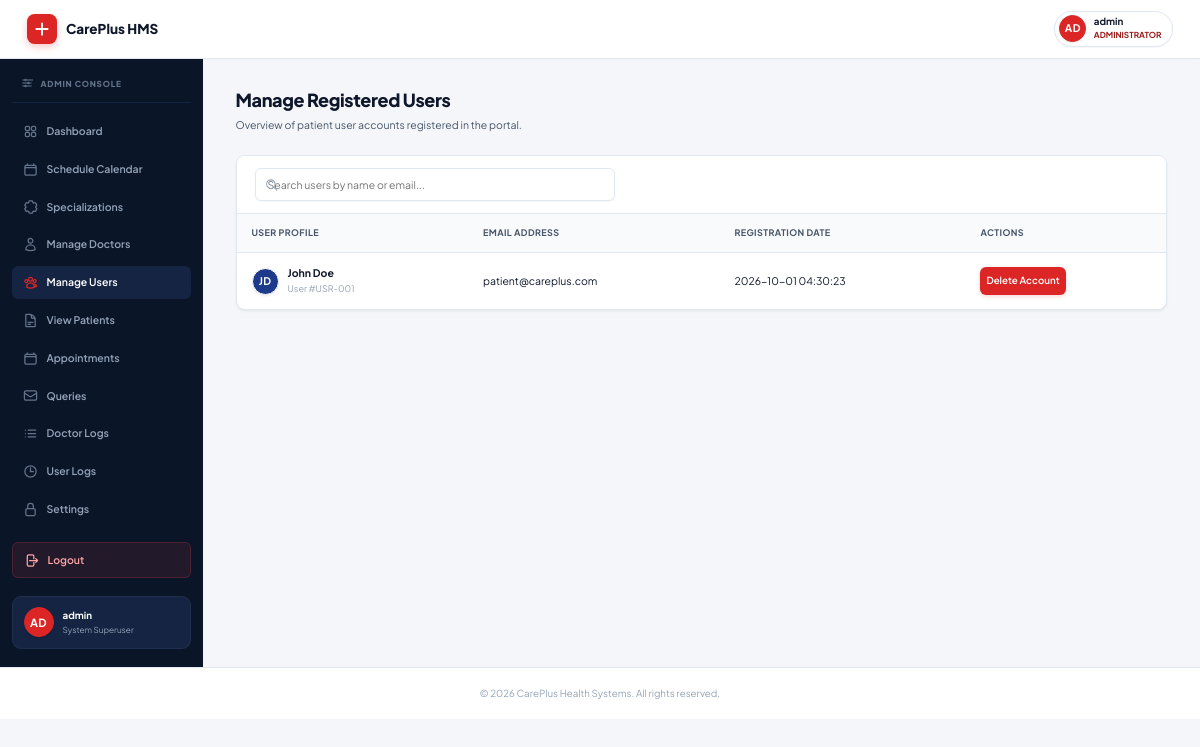
/admin/manage-user.php (signed in), run on the app's committed database.
### tables this page shows
CREATE TABLE IF NOT EXISTS `users` (
  `id` INT AUTO_INCREMENT PRIMARY KEY,
  `fullname` VARCHAR(255) NOT NULL,
  `email` VARCHAR(255) NOT NULL UNIQUE,
  `password` VARCHAR(255) NOT NULL,
  `reg_date` TIMESTAMP DEFAULT CURRENT_TIMESTAMP
);

### admin/manage-user.php (the view, shortened to what this page needs)
<?php
include('../config/db.php');
$users = mysqli_query($conn, "SELECT * FROM users ORDER BY id DESC");
include('../includes/header.php');
include('../includes/admin_sidebar.php');
?>
<main class="content-area">
    <div class="page-title-bar">
        <div>
            <h2>Manage Registered Users</h2>
            <p>Overview of patient user accounts registered in the portal.</p>
        </div>
    </div>
    <div class="table-responsive">
        <div class="search-bar-wrapper">
            <div class="search-input-wrap">
                <input type="text" id="userSearch" class="table-search-input" placeholder="Search users by name or email..." data-table-body="table tbody" data-count="userCount">
            </div>
        </div>
        <table>
            <thead>
                <tr>
                    <th>User Profile</th>
                    <th>Email Address</th>
                    <th>Registration Date</th>
                    <th>Actions</th>
                </tr>
            </thead>
            <tbody>
                <?php
                if(mysqli_num_rows($users) > 0) {
                    while($u = mysqli_fetch_assoc($users)) {
                ?>
                <tr>
                    <td>
                        <div class="table-user-cell">
                            <?php echo avatar_circle($u['fullname'], 36); ?>
                            <div class="user-meta">
                                <span class="name"><?php echo htmlspecialchars($u['fullname']); ?></span>
                                <span class="subtext">User #USR-<?php echo sprintf('%03d', $u['id']); ?></span>
                            </div>
                        </div>
                    </td>
                    <td><?php echo htmlspecialchars($u['email']); ?></td>
                    <td><?php echo isset($u['reg_date']) ? $u['reg_date'] : 'N/A'; ?></td>
                    <td>
                        <a href="manage-user.php?del=<?php echo $u['id']; ?>" class="danger-btn" onclick="return confirm('Are you sure you want to delete this user account?')">Delete Account</a>
                    </td>
                </tr>
                <?php
                    }
                } else {
                    echo "<tr><td colspan='4' style='text-align:center; padding: 24px; color: var(--text-muted);'>No registered users found.</td></tr>";
                }
                ?>
            </tbody>
        </table>
    </div>
</main>
<?php include('../includes/footer.php'); ?>

### includes/helpers.php (shortened to what this page needs)
<?php
if (!function_exists('avatar_circle')) {
    function avatar_circle($name, $size = 40, $extra_class = '') {
        $name = trim((string) $name);
        $words = preg_split('/\s+/', preg_replace('/^(Dr\.|Mr\.|Mrs\.|Ms\.)\s+/i', '', $name));
        $words = array_values(array_filter($words, fn($w) => $w !== ''));
        $initials = '';
        if (count($words) >= 2) {
            $initials = strtoupper(substr($words[0], 0, 1) . substr($words[count($words) - 1], 0, 1));
        } elseif (count($words) === 1) {
            $initials = strtoupper(substr($words[0], 0, 2));
        } else {
            $initials = '?';
        }
        $palette = [
            '#dc2626',
            '#0f172a',
            '#1e293b',
            '#991b1b',
            '#1e3a8a',
            '#b91c1c',
            '#334155',
        ];
        $hash = 0;
        foreach (str_split($name) as $ch) {
            $hash = (($hash << 5) - $hash) + ord($ch);
            $hash = $hash & 0xFFFFFFFF;
        }
        $color = $palette[abs($hash) % count($palette)];
        $font_size = max(11, round($size * 0.38));
        $safe_name = htmlspecialchars($name, ENT_QUOTES);
        $safe_initials = htmlspecialchars($initials, ENT_QUOTES);
        return sprintf(
            '<span class="avatar-circle %s" title="%s" style="width:%dpx;height:%dpx;min-width:%dpx;font-size:%dpx;background:%s;">%s</span>',
            htmlspecialchars($extra_class, ENT_QUOTES),
            $safe_name,
            $size,
            $size,
            $size,
            $font_size,
            $color,
            $safe_initials
        );
    }
}

### data on the page
users: fullname "JD", fullname "John Doe", id "001", email "patient@careplus.com", reg_date "2026-10-01 04:30:23"

### other printed values
$safe_initials "AD AD"
$display_name "admin"
$display_role "ADMINISTRATOR"
$_SESSION['admin_user'] "admin"
